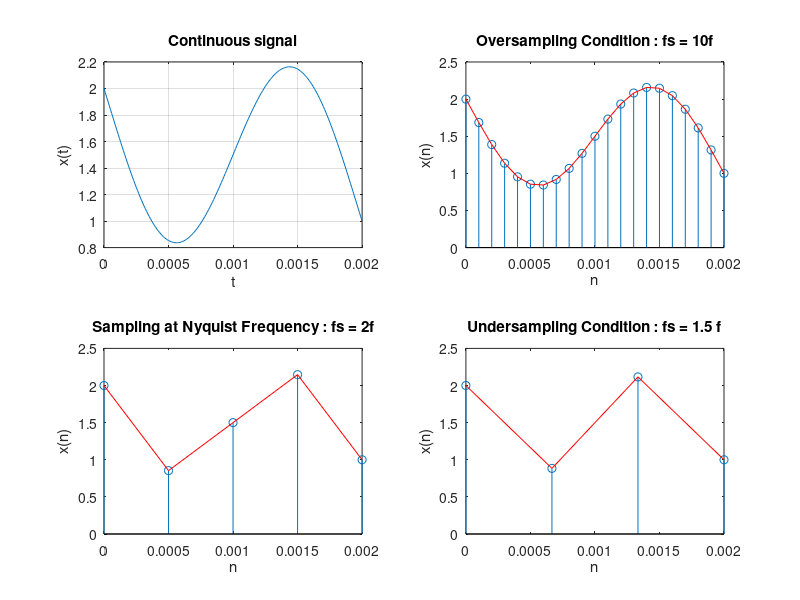

Reproduce this figure in MATLAB.
clc 
clear
close all

f = 1000;
T = 1/f; 
t = 0:0.01*T:2*T;

x = 1 + cos(250*pi*t).*cos(250*pi*t) - sin(1000*pi*t);
subplot(2,2,1);
plot(t,x); grid on;
title('Continuous signal');
xlabel('t');
ylabel('x(t)');

%Oversampling Condition:
fs1 = 10*f; % Oversampling (fs > 2f)
n1 = 0:1/fs1:2*T; 
x1 = 1 + cos(250*pi*n1).*cos(250*pi*n1) - sin(1000*pi*n1); 
subplot(2,2,2);
stem(n1,x1);
hold on;
plot(n1,x1,'r');
hold off;
title('Oversampling Condition : fs = 10f');
xlabel('n');
ylabel('x(n)');

% Right Sampling Condition:
fs2 = 2*f; % Nyquist Rate Sampling (fs = 2f)
n2 = 0:1/fs2:2*T; % Time scale (nTs)
x2 = 1 + cos(250*pi*n2).*cos(250*pi*n2) - sin(1000*pi*n2);
subplot(2,2,3);
stem(n2,x2);
hold on;
plot(n2,x2,'r');
hold off;
title('Sampling at Nyquist Frequency : fs = 2f');
xlabel('n');
ylabel('x(n)');

% Under Sampling Condition:
fs3 = 1.5*f; % Undersampling (fs < 2f)
n3 = 0:1/fs3:2*T; % Time scale (nTs)
x3 = 1 + cos(250*pi*n3).*cos(250*pi*n3) - sin(1000*pi*n3);
subplot(2,2,4);
stem(n3,x3);
hold on;
plot(n3,x3,'r');
hold off;
title('Undersampling Condition : fs = 1.5 f');
xlabel('n');
ylabel('x(n)');